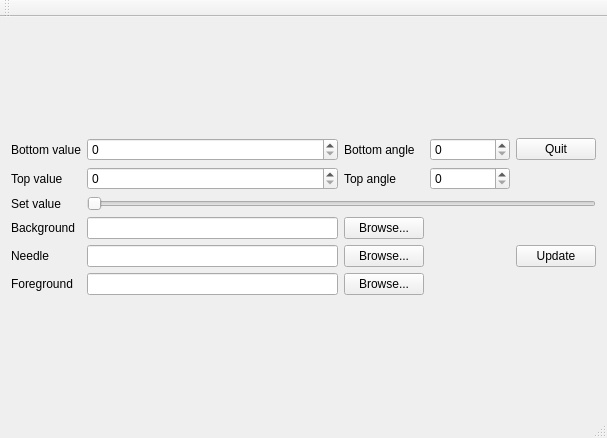
<?xml version="1.0" encoding="UTF-8"?>
<ui version="4.0">
 <class>MainWindow</class>
 <widget class="QMainWindow" name="MainWindow">
  <property name="geometry">
   <rect>
    <x>0</x>
    <y>0</y>
    <width>607</width>
    <height>438</height>
   </rect>
  </property>
  <property name="windowTitle">
   <string>MainWindow</string>
  </property>
  <widget class="QWidget" name="centralWidget">
   <layout class="QVBoxLayout" name="verticalLayout">
    <item>
     <layout class="QHBoxLayout" name="dialLayout"/>
    </item>
    <item>
     <layout class="QGridLayout" name="gridLayout">
      <property name="verticalSpacing">
       <number>6</number>
      </property>
      <item row="1" column="0">
       <widget class="QLabel" name="labelTopValue">
        <property name="text">
         <string>Top value</string>
        </property>
       </widget>
      </item>
      <item row="1" column="1">
       <widget class="QSpinBox" name="spinTopValue">
        <property name="sizePolicy">
         <sizepolicy hsizetype="Minimum" vsizetype="Fixed">
          <horstretch>0</horstretch>
          <verstretch>0</verstretch>
         </sizepolicy>
        </property>
        <property name="minimumSize">
         <size>
          <width>60</width>
          <height>0</height>
         </size>
        </property>
        <property name="maximum">
         <number>360</number>
        </property>
       </widget>
      </item>
      <item row="1" column="3">
       <widget class="QSpinBox" name="spinTopAngle">
        <property name="minimumSize">
         <size>
          <width>80</width>
          <height>0</height>
         </size>
        </property>
        <property name="maximum">
         <number>360</number>
        </property>
       </widget>
      </item>
      <item row="1" column="2">
       <widget class="QLabel" name="labelTopAngle">
        <property name="text">
         <string>Top angle</string>
        </property>
       </widget>
      </item>
      <item row="0" column="3">
       <widget class="QSpinBox" name="spinBottomAngle">
        <property name="maximum">
         <number>360</number>
        </property>
       </widget>
      </item>
      <item row="0" column="2">
       <widget class="QLabel" name="labelBottomAngle">
        <property name="text">
         <string>Bottom angle</string>
        </property>
       </widget>
      </item>
      <item row="0" column="1">
       <widget class="QSpinBox" name="spinBottomValue">
        <property name="maximum">
         <number>360</number>
        </property>
       </widget>
      </item>
      <item row="0" column="0">
       <widget class="QLabel" name="labelBottomValue">
        <property name="text">
         <string>Bottom value</string>
        </property>
       </widget>
      </item>
      <item row="2" column="1" colspan="4">
       <widget class="QSlider" name="sliderValue">
        <property name="maximum">
         <number>100</number>
        </property>
        <property name="orientation">
         <enum>Qt::Horizontal</enum>
        </property>
       </widget>
      </item>
      <item row="2" column="0">
       <widget class="QLabel" name="labelValueSlider">
        <property name="text">
         <string>Set value</string>
        </property>
       </widget>
      </item>
      <item row="0" column="4">
       <widget class="QPushButton" name="buttonQuit">
        <property name="text">
         <string>Quit</string>
        </property>
       </widget>
      </item>
      <item row="3" column="0">
       <widget class="QLabel" name="label">
        <property name="text">
         <string>Background</string>
        </property>
       </widget>
      </item>
      <item row="3" column="1">
       <widget class="QLineEdit" name="lineFile"/>
      </item>
      <item row="3" column="2">
       <widget class="QPushButton" name="buttonBackground">
        <property name="text">
         <string>Browse...</string>
        </property>
       </widget>
      </item>
      <item row="4" column="0">
       <widget class="QLabel" name="label_2">
        <property name="text">
         <string>Needle</string>
        </property>
       </widget>
      </item>
      <item row="5" column="0">
       <widget class="QLabel" name="label_3">
        <property name="text">
         <string>Foreground</string>
        </property>
       </widget>
      </item>
      <item row="4" column="1">
       <widget class="QLineEdit" name="lineFileNeedle"/>
      </item>
      <item row="5" column="1">
       <widget class="QLineEdit" name="lineFileForeground"/>
      </item>
      <item row="4" column="2">
       <widget class="QPushButton" name="buttonNeedle">
        <property name="text">
         <string>Browse...</string>
        </property>
       </widget>
      </item>
      <item row="5" column="2">
       <widget class="QPushButton" name="buttonForeground">
        <property name="text">
         <string>Browse...</string>
        </property>
       </widget>
      </item>
      <item row="4" column="4">
       <widget class="QPushButton" name="buttonUpdate">
        <property name="text">
         <string>Update</string>
        </property>
       </widget>
      </item>
     </layout>
    </item>
   </layout>
  </widget>
  <widget class="QToolBar" name="mainToolBar">
   <attribute name="toolBarArea">
    <enum>TopToolBarArea</enum>
   </attribute>
   <attribute name="toolBarBreak">
    <bool>false</bool>
   </attribute>
  </widget>
  <widget class="QStatusBar" name="statusBar"/>
 </widget>
 <layoutdefault spacing="6" margin="11"/>
 <resources/>
 <connections/>
</ui>
